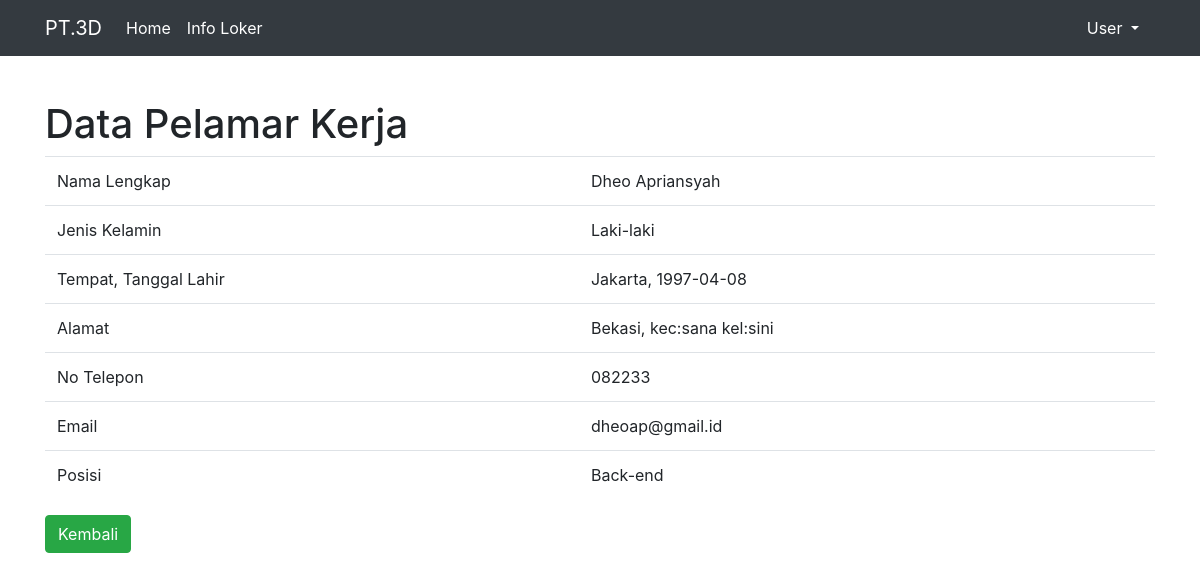
/user/detail/1, run on the app's committed database.
### user/models.py (models this page shows, shortened)
class ModelData(models.Model): # untuk pelamar
    nama_lengkap     = models.CharField(max_length=50)
    Pilihan = (
        ('Laki-laki','Laki-laki'),
        ('Perempuan','Perempuan')
    )
    jenis_kelamin    = models.CharField(
                                    max_length= 30,
                                    choices=Pilihan,
                                    default='Laki-laki'
                                )
    tanggal_lahir    = models.CharField(max_length=50)
    tempat_lahir     = models.CharField(max_length=100)
    alamat           = models.TextField()
    no_tlp           = models.CharField(max_length=18)
    email            = models.EmailField()
    Pilih_Posisi =(
        ('Web Developer','Web Developer'),
        ('IT Support','IT Support'),
        ('Back-end','Back-end')
    )
    posisi           = models.CharField(
                                    max_length=50,
                                    choices=Pilih_Posisi,
                                    default=('Web Developer')
                                )
    date_input       = models.DateTimeField(auto_now_add=True)
    slug             = models.SlugField(blank=True, editable=False)

### user/views.py (the view)
# urls.py: re_path('detail/(?P<pk>\d+)',DetailUser.as_view(), name='detail'),
class DetailUser(DetailView):
    model = ModelData
    template_name= 'admin/detailuser.html'
    context_object_name = 'detail'

### user/templates/admin/detailuser.html (shortened to what this page needs)
{% extends 'base.html' %}
{% block content %}
    <h1>Data Pelamar Kerja</h1>
    <table class="table">
        <tr>
            <td>Nama Lengkap</td>
            <td>{{detail.nama_lengkap}}</td>
        </tr>
        <tr>
            <td>Jenis Kelamin</td>
            <td>{{detail.jenis_kelamin}}</td>
        </tr>
        <tr>
            <td>Tempat, Tanggal Lahir</td>
            <td>{{detail.tempat_lahir}}, {{detail.tanggal_lahir}}</td>
        </tr>
        <tr>
            <td>Alamat</td>
            <td>{{detail.alamat}}</td>
        </tr>
        <tr>
            <td>No Telepon</td>
            <td>{{detail.no_tlp}}</td>
        </tr>
        <tr>
            <td>Email</td>
            <td>{{detail.email}}</td>
        </tr>
        <tr>
            <td>Posisi</td>
            <td>{{detail.posisi}}</td>
        </tr>
    </table>
    <a href="{% url 'user:login'%}" class="btn btn-success">Kembali</a>
{% endblock content %}

### data on the page
ModelData: nama_lengkap "Dheo Apriansyah", jenis_kelamin "Laki-laki", tempat_lahir "Jakarta", tanggal_lahir "1997-04-08", alamat "Bekasi, kec:sana kel:sini", no_tlp "082233", email "dheoap@gmail.id", posisi "Back-end"
